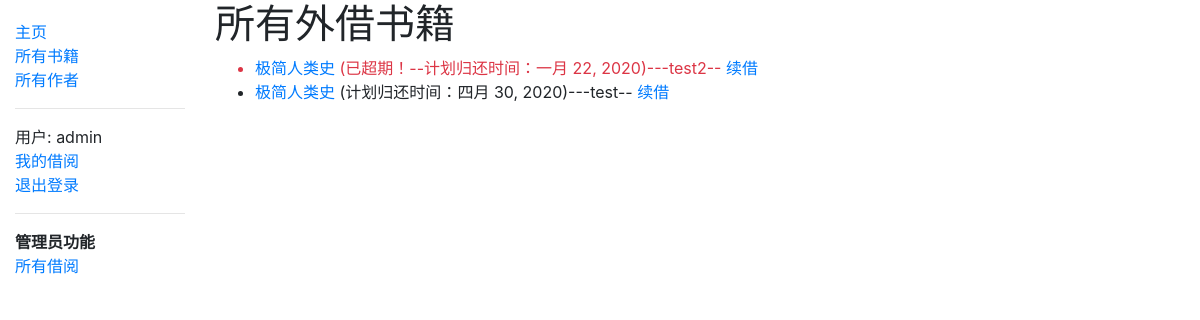
Before: /catalog/allloaedbooks/ (signed in) with the older database file.
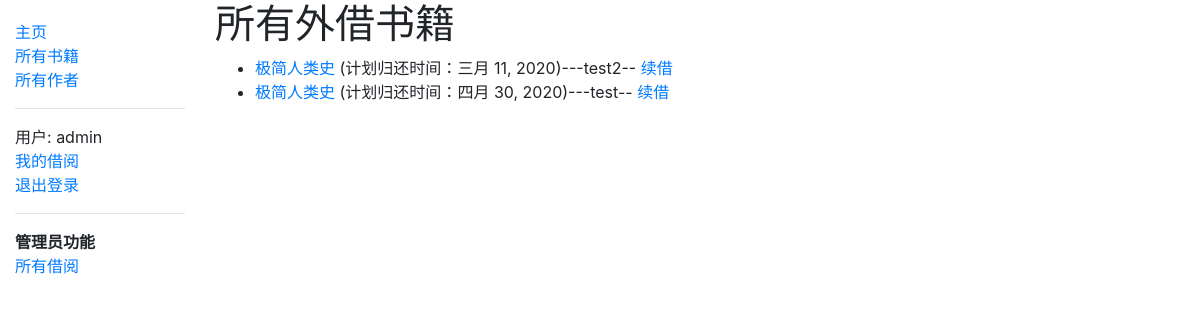
After: the same page with the newer database file.
### catalog/models.py (models this page shows, shortened)
class BookInstance(models.Model):
    id = models.UUIDField(primary_key=True, default=uuid.uuid4, \
        help_text='Unique ID for this particular book across whole library')
    book = models.ForeignKey(Book, on_delete=models.SET_NULL, null=True)
    imprint = models.CharField(max_length=200)
    due_back = models.DateField(null=True, blank=True)
    borrower = models.ForeignKey(User, on_delete = models.SET_NULL, null=True, blank=True)
    @property
    def is_overdue(self):
        if self.due_back and date.today() > self.due_back:
            return True
        return False
    LOAN_STATUS=(
        ('m','维护中'),
        ('o', '已借出'),
        ('a', '可借阅'),
        ('r', '已预定'),
        )
    status = models.CharField(
        max_length=1,
        choices=LOAN_STATUS,
        blank=True,
        default = 'm',
        help_text='Book availability'
        )
    class Meta:
        verbose_name = "Book Instance"
        verbose_name_plural = "Book Instances"
        ordering = ['due_back']
        permissions = (("can_mark_returned", "Set book as returned"),)

class Book(models.Model):
    title = models.CharField( max_length=50)
    author = models.ForeignKey('Author', on_delete=models.SET_NULL, null=True)
    summary = models.TextField(max_length=1000,\
        help_text='Enter a brief description of the book')
    isbn = models.CharField('ISBN', max_length=13, \
        help_text= '13 Character <a href="https://www.isbn-international.org/content/what-isbn">ISBN number</a>')
    genre = models.ManyToManyField(Genre, help_text='Select a genre for this book')
    language = models.ForeignKey('Language', on_delete=models.SET_NULL, null=True)
    def display_genre(self):
        """Create a string for the Genre. This is required to display genre in Admin."""
        return ', '.join(genre.name for genre in self.genre.all()[:3])
    display_genre.short_description = 'Genre'
    class Meta:
        verbose_name = "Book"
        verbose_name_plural = "Books"

### catalog/views.py (the view)
# urls.py: path('allloaedbooks/',views.LoanedAllBooks.as_view() , name = 'all-loaned'),
class LoanedAllBooks(PermissionRequiredMixin,generic.ListView):
    permission_required = ('catalog.can_mark_returned',)
    model = BookInstance
    paginate_by = 10
    template_name = 'catalog/bookinstance_all_loaned.html'
    def get_queryset(self):
        return BookInstance.objects.filter(status__exact='o')

### catalog/templates/catalog/bookinstance_all_loaned.html (shortened to what this page needs)
{% extends "base_generic.html" %}
{% block content %}
    <h1>所有外借书籍</h1>
    {% if bookinstance_list %}
    <ul>
      {% for bookinst in bookinstance_list %}
      <li class="{% if bookinst.is_overdue %}text-danger{% endif %}">
        <a href="{% url 'book-detail' bookinst.book.pk %}">{{bookinst.book.title}}</a>     ({% if bookinst.is_overdue %}已超期！--{% endif %}计划归还时间：{{ bookinst.due_back }})---{{bookinst.borrower.username}}-- <a href="{% url 'renew-book-librarian' bookinst.id %}">续借</a>
      </li>
      {% endfor %}
    </ul>
    {% else %}
      <p>全管暂未有借阅的书籍。</p>
    {% endif %}
{% endblock content %}

Changed rows visible on the page:
changed BookInstance "test2": due_back "一月 22, 2020" → "三月 11, 2020"; no longer shows "已超期！--"
